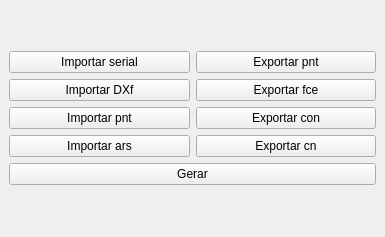
<?xml version="1.0" encoding="UTF-8"?>
<ui version="4.0">
 <class>SCivil</class>
 <widget class="QMainWindow" name="SCivil">
  <property name="geometry">
   <rect>
    <x>0</x>
    <y>0</y>
    <width>385</width>
    <height>237</height>
   </rect>
  </property>
  <property name="windowTitle">
   <string>SCivil</string>
  </property>
  <widget class="QWidget" name="centralwidget">
   <layout class="QGridLayout" name="gridLayout">
    <item row="0" column="0">
     <layout class="QVBoxLayout" name="verticalLayout">
      <item>
       <layout class="QHBoxLayout" name="horizontalLayout">
        <item>
         <widget class="QPushButton" name="pbSerial">
          <property name="text">
           <string>Importar serial</string>
          </property>
         </widget>
        </item>
        <item>
         <widget class="QPushButton" name="pbEpnt">
          <property name="text">
           <string>Exportar pnt</string>
          </property>
         </widget>
        </item>
       </layout>
      </item>
      <item>
       <layout class="QHBoxLayout" name="horizontalLayout_2">
        <item>
         <widget class="QPushButton" name="pbDxf">
          <property name="text">
           <string>Importar DXf</string>
          </property>
         </widget>
        </item>
        <item>
         <widget class="QPushButton" name="pbFce">
          <property name="text">
           <string>Exportar fce</string>
          </property>
         </widget>
        </item>
       </layout>
      </item>
      <item>
       <layout class="QHBoxLayout" name="horizontalLayout_3">
        <item>
         <widget class="QPushButton" name="pbIpnt">
          <property name="text">
           <string>Importar pnt</string>
          </property>
         </widget>
        </item>
        <item>
         <widget class="QPushButton" name="pbCon">
          <property name="text">
           <string>Exportar con</string>
          </property>
         </widget>
        </item>
       </layout>
      </item>
      <item>
       <layout class="QHBoxLayout" name="horizontalLayout_4">
        <item>
         <widget class="QPushButton" name="pbArs">
          <property name="text">
           <string>Importar ars</string>
          </property>
         </widget>
        </item>
        <item>
         <widget class="QPushButton" name="pbCn">
          <property name="text">
           <string>Exportar cn</string>
          </property>
         </widget>
        </item>
       </layout>
      </item>
      <item>
       <widget class="QPushButton" name="pbGera">
        <property name="text">
         <string>Gerar</string>
        </property>
       </widget>
      </item>
     </layout>
    </item>
   </layout>
  </widget>
 </widget>
 <resources/>
 <connections/>
</ui>
